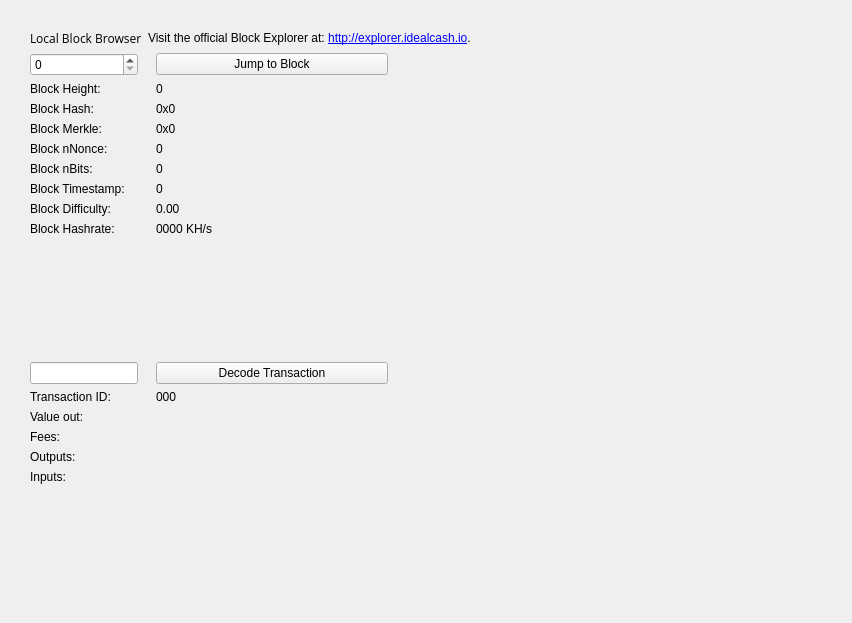
<?xml version="1.0" encoding="UTF-8"?>
<ui version="4.0">
 <class>BlockBrowser</class>
 <widget class="QWidget" name="BlockBrowser">
  <property name="windowModality">
   <enum>Qt::NonModal</enum>
  </property>
  <property name="enabled">
   <bool>true</bool>
  </property>
  <property name="geometry">
   <rect>
    <x>0</x>
    <y>0</y>
    <width>852</width>
    <height>623</height>
   </rect>
  </property>
  <property name="sizePolicy">
   <sizepolicy hsizetype="Preferred" vsizetype="Preferred">
    <horstretch>0</horstretch>
    <verstretch>0</verstretch>
   </sizepolicy>
  </property>
  <property name="minimumSize">
   <size>
    <width>0</width>
    <height>0</height>
   </size>
  </property>
  <property name="acceptDrops">
   <bool>false</bool>
  </property>
  <property name="windowTitle">
   <string>Form</string>
  </property>
  <layout class="QGridLayout">
   <property name="sizeConstraint">
    <enum>QLayout::SetMaximumSize</enum>
   </property>
   <property name="leftMargin">
    <number>21</number>
   </property>
   <property name="topMargin">
    <number>21</number>
   </property>
   <property name="rightMargin">
    <number>10</number>
   </property>
   <item row="1" column="0">
    <widget class="QWidget" name="widget" native="true">
     <layout class="QFormLayout" name="formLayout">
      <item row="0" column="0">
       <widget class="QLabel" name="label_5">
        <property name="font">
         <font>
          <family>Open Sans,sans-serif</family>
         </font>
        </property>
        <property name="text">
         <string>Local Block Browser</string>
        </property>
       </widget>
      </item>
      <item row="0" column="1">
       <widget class="QLabel" name="label">
        <property name="text">
         <string>Visit the official Block Explorer at: &lt;a href=&quot;http://explorer.idealcash.io&quot;&gt;http://explorer.idealcash.io&lt;/a&gt;.</string>
        </property>
       </widget>
      </item>
      <item row="1" column="0" colspan="2">
       <layout class="QGridLayout" name="gridLayout_3" rowstretch="0,0,0,0,0,0,0,0,0,0,0,0,0,0,0,0,0,0,0" columnstretch="0,0">
        <property name="sizeConstraint">
         <enum>QLayout::SetDefaultConstraint</enum>
        </property>
        <property name="horizontalSpacing">
         <number>18</number>
        </property>
        <item row="17" column="0">
         <widget class="QLabel" name="inputLabel">
          <property name="text">
           <string>Inputs: </string>
          </property>
          <property name="alignment">
           <set>Qt::AlignLeading|Qt::AlignLeft|Qt::AlignTop</set>
          </property>
         </widget>
        </item>
        <item row="13" column="0">
         <widget class="QLabel" name="txLabel">
          <property name="text">
           <string>Transaction ID: </string>
          </property>
         </widget>
        </item>
        <item row="3" column="1">
         <widget class="QLabel" name="heightLabel">
          <property name="text">
           <string>0 </string>
          </property>
         </widget>
        </item>
        <item row="4" column="1">
         <widget class="QLabel" name="hashBox">
          <property name="enabled">
           <bool>true</bool>
          </property>
          <property name="sizePolicy">
           <sizepolicy hsizetype="Preferred" vsizetype="Preferred">
            <horstretch>0</horstretch>
            <verstretch>0</verstretch>
           </sizepolicy>
          </property>
          <property name="minimumSize">
           <size>
            <width>0</width>
            <height>0</height>
           </size>
          </property>
          <property name="text">
           <string>0x0 </string>
          </property>
         </widget>
        </item>
        <item row="18" column="0">
         <spacer name="verticalSpacer">
          <property name="orientation">
           <enum>Qt::Vertical</enum>
          </property>
          <property name="sizeHint" stdset="0">
           <size>
            <width>20</width>
            <height>40</height>
           </size>
          </property>
         </spacer>
        </item>
        <item row="13" column="1">
         <widget class="QLabel" name="txID">
          <property name="text">
           <string>000 </string>
          </property>
         </widget>
        </item>
        <item row="14" column="1">
         <widget class="QLabel" name="valueBox">
          <property name="text">
           <string/>
          </property>
         </widget>
        </item>
        <item row="12" column="1">
         <widget class="QPushButton" name="txButton">
          <property name="styleSheet">
           <string notr="true">min-width: 230px;
max-width: 230px;</string>
          </property>
          <property name="text">
           <string>Decode Transaction</string>
          </property>
         </widget>
        </item>
        <item row="7" column="1">
         <widget class="QLabel" name="bitsBox">
          <property name="text">
           <string>0 </string>
          </property>
         </widget>
        </item>
        <item row="10" column="0">
         <widget class="QLabel" name="pawLabel">
          <property name="text">
           <string>Block Hashrate: </string>
          </property>
         </widget>
        </item>
        <item row="14" column="0">
         <widget class="QLabel" name="valueLabel">
          <property name="text">
           <string>Value out: </string>
          </property>
         </widget>
        </item>
        <item row="4" column="0">
         <widget class="QLabel" name="hashLabel">
          <property name="text">
           <string>Block Hash: </string>
          </property>
         </widget>
        </item>
        <item row="8" column="1">
         <widget class="QLabel" name="timeBox">
          <property name="text">
           <string>0 </string>
          </property>
         </widget>
        </item>
        <item row="6" column="1">
         <widget class="QLabel" name="nonceBox">
          <property name="text">
           <string>0 </string>
          </property>
         </widget>
        </item>
        <item row="1" column="1">
         <widget class="QPushButton" name="blockButton">
          <property name="styleSheet">
           <string notr="true">min-width: 230px;
max-width: 230px;</string>
          </property>
          <property name="text">
           <string>Jump to Block</string>
          </property>
         </widget>
        </item>
        <item row="9" column="0">
         <widget class="QLabel" name="hardLabel">
          <property name="text">
           <string>Block Difficulty: </string>
          </property>
         </widget>
        </item>
        <item row="1" column="0">
         <widget class="QSpinBox" name="heightBox">
          <property name="sizePolicy">
           <sizepolicy hsizetype="Preferred" vsizetype="Fixed">
            <horstretch>0</horstretch>
            <verstretch>0</verstretch>
           </sizepolicy>
          </property>
          <property name="styleSheet">
           <string notr="true"/>
          </property>
          <property name="maximum">
           <number>99999999</number>
          </property>
         </widget>
        </item>
        <item row="15" column="1">
         <widget class="QLabel" name="feesBox">
          <property name="text">
           <string/>
          </property>
         </widget>
        </item>
        <item row="11" column="0">
         <spacer name="verticalSpacer_2">
          <property name="orientation">
           <enum>Qt::Vertical</enum>
          </property>
          <property name="sizeHint" stdset="0">
           <size>
            <width>20</width>
            <height>40</height>
           </size>
          </property>
         </spacer>
        </item>
        <item row="12" column="0">
         <widget class="QLineEdit" name="txBox">
          <property name="sizePolicy">
           <sizepolicy hsizetype="Preferred" vsizetype="Fixed">
            <horstretch>0</horstretch>
            <verstretch>0</verstretch>
           </sizepolicy>
          </property>
          <property name="styleSheet">
           <string notr="true"/>
          </property>
          <property name="inputMask">
           <string comment="Transaction id" extracomment="Transaction id"/>
          </property>
          <property name="placeholderText">
           <string comment="Transaction ID" extracomment="Transaction ID"/>
          </property>
         </widget>
        </item>
        <item row="5" column="0">
         <widget class="QLabel" name="merkleLabel">
          <property name="text">
           <string>Block Merkle: </string>
          </property>
         </widget>
        </item>
        <item row="10" column="1">
         <widget class="QLabel" name="pawBox">
          <property name="text">
           <string>0000 KH/s </string>
          </property>
         </widget>
        </item>
        <item row="16" column="1">
         <widget class="QLabel" name="outputBox">
          <property name="text">
           <string/>
          </property>
          <property name="alignment">
           <set>Qt::AlignLeading|Qt::AlignLeft|Qt::AlignTop</set>
          </property>
         </widget>
        </item>
        <item row="6" column="0">
         <widget class="QLabel" name="nonceLabel">
          <property name="text">
           <string>Block nNonce: </string>
          </property>
         </widget>
        </item>
        <item row="16" column="0">
         <widget class="QLabel" name="outputLabel">
          <property name="text">
           <string>Outputs: </string>
          </property>
          <property name="alignment">
           <set>Qt::AlignLeading|Qt::AlignLeft|Qt::AlignTop</set>
          </property>
         </widget>
        </item>
        <item row="7" column="0">
         <widget class="QLabel" name="bitsLabel">
          <property name="text">
           <string>Block nBits: </string>
          </property>
         </widget>
        </item>
        <item row="5" column="1">
         <widget class="QLabel" name="merkleBox">
          <property name="minimumSize">
           <size>
            <width>187</width>
            <height>0</height>
           </size>
          </property>
          <property name="text">
           <string>0x0 </string>
          </property>
         </widget>
        </item>
        <item row="15" column="0">
         <widget class="QLabel" name="feesLabel">
          <property name="text">
           <string>Fees: </string>
          </property>
         </widget>
        </item>
        <item row="3" column="0">
         <widget class="QLabel" name="heightLabel_2">
          <property name="text">
           <string>Block Height:</string>
          </property>
         </widget>
        </item>
        <item row="8" column="0">
         <widget class="QLabel" name="timeLabel">
          <property name="text">
           <string>Block Timestamp: </string>
          </property>
         </widget>
        </item>
        <item row="9" column="1">
         <widget class="QLabel" name="hardBox">
          <property name="text">
           <string>0.00 </string>
          </property>
         </widget>
        </item>
        <item row="17" column="1">
         <widget class="QLabel" name="inputBox">
          <property name="text">
           <string/>
          </property>
          <property name="alignment">
           <set>Qt::AlignLeading|Qt::AlignLeft|Qt::AlignTop</set>
          </property>
         </widget>
        </item>
        <item row="18" column="1">
         <spacer name="horizontalSpacer">
          <property name="orientation">
           <enum>Qt::Horizontal</enum>
          </property>
          <property name="sizeHint" stdset="0">
           <size>
            <width>40</width>
            <height>20</height>
           </size>
          </property>
         </spacer>
        </item>
       </layout>
      </item>
     </layout>
    </widget>
   </item>
  </layout>
 </widget>
 <resources/>
 <connections/>
</ui>
